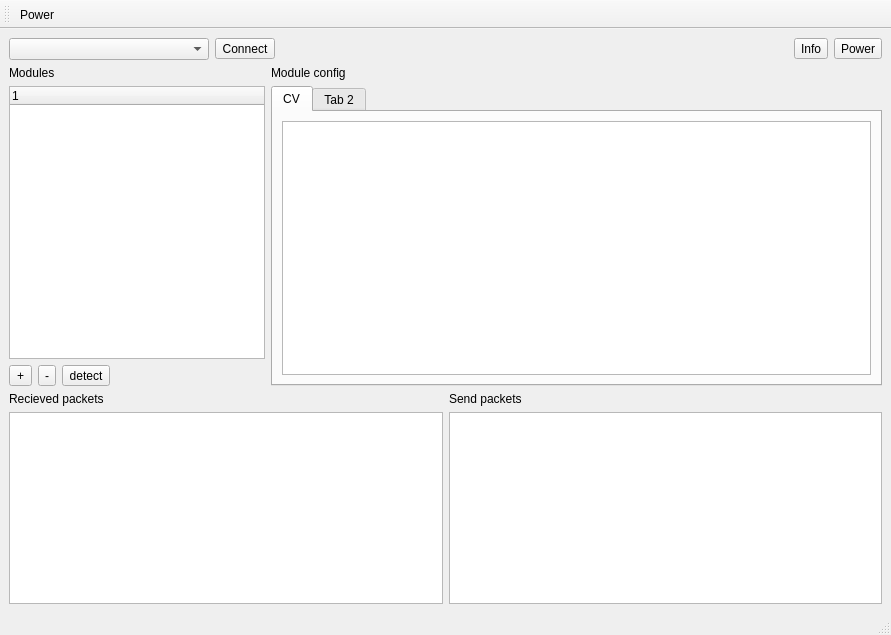
<?xml version="1.0" encoding="UTF-8"?>
<ui version="4.0">
 <class>MainWindow</class>
 <widget class="QMainWindow" name="MainWindow">
  <property name="geometry">
   <rect>
    <x>0</x>
    <y>0</y>
    <width>891</width>
    <height>635</height>
   </rect>
  </property>
  <property name="sizePolicy">
   <sizepolicy hsizetype="Preferred" vsizetype="Preferred">
    <horstretch>1</horstretch>
    <verstretch>1</verstretch>
   </sizepolicy>
  </property>
  <property name="windowTitle">
   <string>Decoder Configurator</string>
  </property>
  <property name="unifiedTitleAndToolBarOnMac">
   <bool>true</bool>
  </property>
  <widget class="QWidget" name="centralwidget">
   <property name="sizePolicy">
    <sizepolicy hsizetype="Preferred" vsizetype="Preferred">
     <horstretch>1</horstretch>
     <verstretch>1</verstretch>
    </sizepolicy>
   </property>
   <property name="autoFillBackground">
    <bool>true</bool>
   </property>
   <layout class="QVBoxLayout" name="verticalLayout_2">
    <item>
     <layout class="QVBoxLayout" name="verticalLayout" stretch="0,1,0">
      <item>
       <layout class="QHBoxLayout" name="horizontalLayout">
        <item>
         <widget class="QComboBox" name="comboBox">
          <property name="minimumSize">
           <size>
            <width>200</width>
            <height>0</height>
           </size>
          </property>
         </widget>
        </item>
        <item>
         <widget class="QToolButton" name="connectserial">
          <property name="text">
           <string>Connect</string>
          </property>
         </widget>
        </item>
        <item>
         <spacer name="horizontalSpacer">
          <property name="orientation">
           <enum>Qt::Horizontal</enum>
          </property>
          <property name="sizeHint" stdset="0">
           <size>
            <width>40</width>
            <height>20</height>
           </size>
          </property>
         </spacer>
        </item>
        <item>
         <widget class="QToolButton" name="infoButton">
          <property name="enabled">
           <bool>true</bool>
          </property>
          <property name="text">
           <string>Info</string>
          </property>
         </widget>
        </item>
        <item>
         <widget class="QToolButton" name="powerControl">
          <property name="text">
           <string>Power</string>
          </property>
         </widget>
        </item>
       </layout>
      </item>
      <item>
       <layout class="QHBoxLayout" name="horizontalLayout_2" stretch="0,1">
        <item>
         <layout class="QVBoxLayout" name="verticalLayout_5" stretch="0,0,0">
          <item>
           <widget class="QLabel" name="label">
            <property name="text">
             <string>Modules</string>
            </property>
           </widget>
          </item>
          <item>
           <widget class="QTreeWidget" name="treeWidget">
            <column>
             <property name="text">
              <string notr="true">1</string>
             </property>
            </column>
           </widget>
          </item>
          <item>
           <layout class="QHBoxLayout" name="horizontalLayout_4">
            <item>
             <widget class="QToolButton" name="toolButton">
              <property name="minimumSize">
               <size>
                <width>23</width>
                <height>0</height>
               </size>
              </property>
              <property name="maximumSize">
               <size>
                <width>23</width>
                <height>16777215</height>
               </size>
              </property>
              <property name="text">
               <string>+</string>
              </property>
             </widget>
            </item>
            <item>
             <widget class="QToolButton" name="toolButton_2">
              <property name="text">
               <string>-</string>
              </property>
             </widget>
            </item>
            <item>
             <widget class="QToolButton" name="DetectButton">
              <property name="text">
               <string>detect</string>
              </property>
             </widget>
            </item>
            <item>
             <spacer name="horizontalSpacer_2">
              <property name="orientation">
               <enum>Qt::Horizontal</enum>
              </property>
              <property name="sizeHint" stdset="0">
               <size>
                <width>40</width>
                <height>20</height>
               </size>
              </property>
             </spacer>
            </item>
           </layout>
          </item>
         </layout>
        </item>
        <item>
         <layout class="QVBoxLayout" name="verticalLayout_6" stretch="0,0">
          <item>
           <widget class="QLabel" name="label_2">
            <property name="text">
             <string>Module config</string>
            </property>
           </widget>
          </item>
          <item>
           <widget class="QTabWidget" name="tabWidget">
            <property name="currentIndex">
             <number>0</number>
            </property>
            <widget class="QWidget" name="CVtab">
             <attribute name="title">
              <string>CV</string>
             </attribute>
             <layout class="QHBoxLayout" name="horizontalLayout_5">
              <item>
               <widget class="QTableView" name="cvTable"/>
              </item>
             </layout>
            </widget>
            <widget class="QWidget" name="tab_2">
             <attribute name="title">
              <string>Tab 2</string>
             </attribute>
            </widget>
           </widget>
          </item>
         </layout>
        </item>
       </layout>
      </item>
      <item>
       <layout class="QHBoxLayout" name="horizontalLayout_3">
        <item>
         <layout class="QVBoxLayout" name="verticalLayout_3">
          <item>
           <widget class="QLabel" name="RecievedPacketsLabel">
            <property name="text">
             <string>Recieved packets</string>
            </property>
           </widget>
          </item>
          <item>
           <widget class="QListWidget" name="ReceivedPacketsList"/>
          </item>
         </layout>
        </item>
        <item>
         <layout class="QVBoxLayout" name="verticalLayout_4">
          <item>
           <widget class="QLabel" name="SendPacketsLabel">
            <property name="text">
             <string>Send packets</string>
            </property>
           </widget>
          </item>
          <item>
           <widget class="QListWidget" name="SendPacketsList"/>
          </item>
         </layout>
        </item>
       </layout>
      </item>
     </layout>
    </item>
   </layout>
  </widget>
  <widget class="QMenuBar" name="menubar">
   <property name="geometry">
    <rect>
     <x>0</x>
     <y>0</y>
     <width>891</width>
     <height>22</height>
    </rect>
   </property>
  </widget>
  <widget class="QStatusBar" name="statusbar"/>
  <widget class="QToolBar" name="toolBar">
   <property name="windowTitle">
    <string>toolBar</string>
   </property>
   <attribute name="toolBarArea">
    <enum>TopToolBarArea</enum>
   </attribute>
   <attribute name="toolBarBreak">
    <bool>false</bool>
   </attribute>
   <addaction name="actionPower"/>
  </widget>
  <action name="actionPower">
   <property name="text">
    <string>Power</string>
   </property>
   <property name="toolTip">
    <string>Power</string>
   </property>
  </action>
 </widget>
 <resources/>
 <connections/>
</ui>
